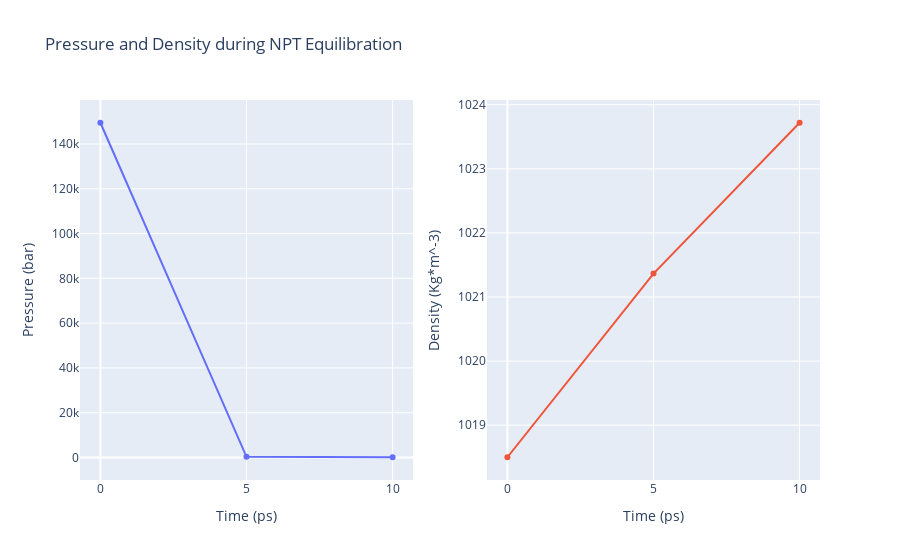

The notebook cell this image was saved under:
### Markdown cell above
Please note the information shown by the next plots **increases with the time simulated**, and are included as a **reference for more complex calculations**.

### Code cell
import plotly
from plotly import subplots
import plotly.graph_objs as go

# Read pressure and density data from file 
with open(output_eqA_pd_xvg,'r') as pd_file:
    x,y,z = map(
        list,
        zip(*[
            (float(line.split()[0]),float(line.split()[1]),float(line.split()[2]))
            for line in pd_file 
            if not line.startswith(("#","@")) 
        ])
    )

plotly.offline.init_notebook_mode(connected=True)

trace1 = go.Scatter(
    x=x,y=y
)
trace2 = go.Scatter(
    x=x,y=z
)

fig = subplots.make_subplots(rows=1, cols=2, print_grid=False)

fig.append_trace(trace1, 1, 1)
fig.append_trace(trace2, 1, 2)

fig['layout']['xaxis1'].update(title='Time (ps)')
fig['layout']['xaxis2'].update(title='Time (ps)')
fig['layout']['yaxis1'].update(title='Pressure (bar)')
fig['layout']['yaxis2'].update(title='Density (Kg*m^-3)')

fig['layout'].update(title='Pressure and Density during NPT Equilibration')
fig['layout'].update(showlegend=False)

plotly.offline.iplot(fig)

### Figure 1 — Plotly figure (JSON) as saved in the notebook; plotly's stock layout.template omitted (floating-point values rounded to 4 significant figures)
{"data": [{"type": "scatter", "x": [0, 5, 10], "xaxis": "x", "y": [149500.0, 304.6, 97.26], "yaxis": "y"}, {"type": "scatter", "x": [0, 5, 10], "xaxis": "x2", "y": [1018.0, 1021.0, 1024.0], "yaxis": "y2"}], "layout": {"showlegend": false, "title": {"text": "Pressure and Density during NPT Equilibration"}, "xaxis": {"anchor": "y", "domain": [0, 0.45], "title": {"text": "Time (ps)"}}, "xaxis2": {"anchor": "y2", "domain": [0.55, 1], "title": {"text": "Time (ps)"}}, "yaxis": {"anchor": "x", "domain": [0, 1], "title": {"text": "Pressure (bar)"}}, "yaxis2": {"anchor": "x2", "domain": [0, 1], "title": {"text": "Density (Kg*m^-3)"}}}}
